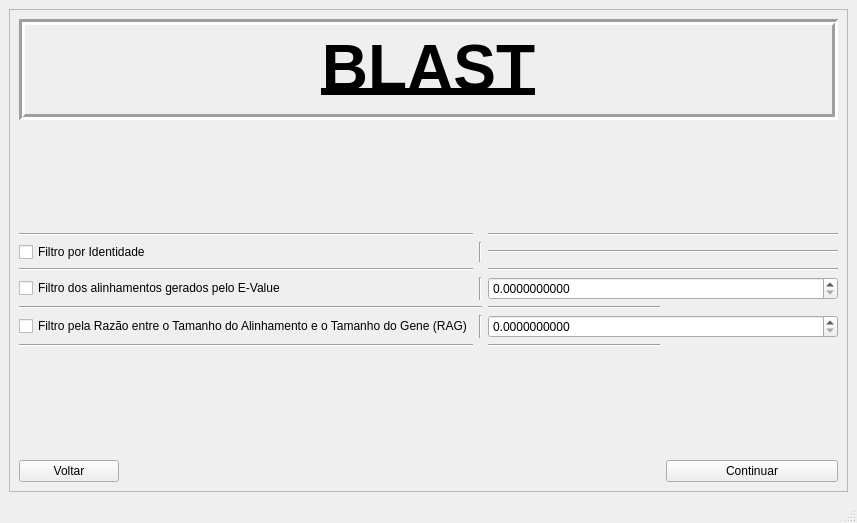
<?xml version="1.0" encoding="UTF-8"?>
<ui version="4.0">
 <class>Filtros</class>
 <widget class="QMainWindow" name="Filtros">
  <property name="geometry">
   <rect>
    <x>0</x>
    <y>0</y>
    <width>857</width>
    <height>523</height>
   </rect>
  </property>
  <property name="maximumSize">
   <size>
    <width>16777215</width>
    <height>16777215</height>
   </size>
  </property>
  <property name="windowTitle">
   <string>MainWindow</string>
  </property>
  <widget class="QWidget" name="centralwidget">
   <layout class="QGridLayout" name="gridLayout">
    <item row="0" column="0">
     <widget class="QScrollArea" name="scrollArea">
      <property name="font">
       <font>
        <stylestrategy>PreferDefault</stylestrategy>
       </font>
      </property>
      <property name="contextMenuPolicy">
       <enum>Qt::CustomContextMenu</enum>
      </property>
      <property name="acceptDrops">
       <bool>true</bool>
      </property>
      <property name="toolTip">
       <string>Digite o valor o E-Value ...</string>
      </property>
      <property name="statusTip">
       <string/>
      </property>
      <property name="whatsThis">
       <string/>
      </property>
      <property name="accessibleName">
       <string>Digite o valor o E-Value ...</string>
      </property>
      <property name="accessibleDescription">
       <string/>
      </property>
      <property name="autoFillBackground">
       <bool>false</bool>
      </property>
      <property name="widgetResizable">
       <bool>true</bool>
      </property>
      <widget class="QWidget" name="scrollAreaWidgetContents">
       <property name="geometry">
        <rect>
         <x>0</x>
         <y>0</y>
         <width>837</width>
         <height>481</height>
        </rect>
       </property>
       <layout class="QGridLayout" name="gridLayout_2">
        <item row="11" column="0">
         <widget class="QPushButton" name="pushButton_Voltar">
          <property name="maximumSize">
           <size>
            <width>100</width>
            <height>16777215</height>
           </size>
          </property>
          <property name="cursor">
           <cursorShape>PointingHandCursor</cursorShape>
          </property>
          <property name="text">
           <string>Voltar</string>
          </property>
         </widget>
        </item>
        <item row="5" column="1">
         <widget class="Line" name="line_2">
          <property name="orientation">
           <enum>Qt::Vertical</enum>
          </property>
         </widget>
        </item>
        <item row="8" column="0">
         <widget class="Line" name="line_8">
          <property name="orientation">
           <enum>Qt::Horizontal</enum>
          </property>
         </widget>
        </item>
        <item row="3" column="1">
         <widget class="Line" name="line">
          <property name="orientation">
           <enum>Qt::Vertical</enum>
          </property>
         </widget>
        </item>
        <item row="7" column="1">
         <widget class="Line" name="line_3">
          <property name="orientation">
           <enum>Qt::Vertical</enum>
          </property>
         </widget>
        </item>
        <item row="8" column="2">
         <widget class="Line" name="line_10">
          <property name="orientation">
           <enum>Qt::Horizontal</enum>
          </property>
         </widget>
        </item>
        <item row="2" column="0">
         <widget class="Line" name="line_7">
          <property name="orientation">
           <enum>Qt::Horizontal</enum>
          </property>
         </widget>
        </item>
        <item row="5" column="0">
         <widget class="QCheckBox" name="checkBox_EValue">
          <property name="text">
           <string>Filtro dos alinhamentos gerados pelo E-Value</string>
          </property>
         </widget>
        </item>
        <item row="6" column="0" colspan="2">
         <widget class="Line" name="line_5">
          <property name="orientation">
           <enum>Qt::Horizontal</enum>
          </property>
         </widget>
        </item>
        <item row="7" column="0">
         <widget class="QCheckBox" name="checkBox_RAG">
          <property name="text">
           <string>Filtro pela Razão entre o Tamanho do Alinhamento e o Tamanho do Gene (RAG)</string>
          </property>
         </widget>
        </item>
        <item row="6" column="2">
         <widget class="Line" name="line_11">
          <property name="orientation">
           <enum>Qt::Horizontal</enum>
          </property>
         </widget>
        </item>
        <item row="3" column="0">
         <widget class="QCheckBox" name="checkBox_Identidade">
          <property name="text">
           <string>Filtro por Identidade</string>
          </property>
         </widget>
        </item>
        <item row="0" column="0" colspan="4">
         <widget class="QLabel" name="logo">
          <property name="frameShape">
           <enum>QFrame::Box</enum>
          </property>
          <property name="frameShadow">
           <enum>QFrame::Sunken</enum>
          </property>
          <property name="lineWidth">
           <number>3</number>
          </property>
          <property name="text">
           <string>&lt;html&gt;&lt;head/&gt;&lt;body&gt;&lt;p&gt;&lt;span style=&quot; font-size:48pt; font-weight:600; text-decoration: underline;&quot;&gt;BLAST&lt;/span&gt;&lt;/p&gt;&lt;/body&gt;&lt;/html&gt;</string>
          </property>
          <property name="alignment">
           <set>Qt::AlignCenter</set>
          </property>
          <property name="wordWrap">
           <bool>false</bool>
          </property>
         </widget>
        </item>
        <item row="4" column="0">
         <widget class="Line" name="line_6">
          <property name="orientation">
           <enum>Qt::Horizontal</enum>
          </property>
         </widget>
        </item>
        <item row="10" column="0" colspan="4">
         <widget class="QLabel" name="label_EspacoBranco1">
          <property name="autoFillBackground">
           <bool>true</bool>
          </property>
          <property name="text">
           <string/>
          </property>
         </widget>
        </item>
        <item row="7" column="2" colspan="2">
         <widget class="QDoubleSpinBox" name="SpinBox_RAG">
          <property name="cursor">
           <cursorShape>IBeamCursor</cursorShape>
          </property>
          <property name="toolTip">
           <string>Digite o valor do Limiar ...</string>
          </property>
          <property name="decimals">
           <number>10</number>
          </property>
          <property name="maximum">
           <double>1.000000000000000</double>
          </property>
         </widget>
        </item>
        <item row="5" column="2" colspan="2">
         <widget class="QDoubleSpinBox" name="SpinBox_EValue">
          <property name="cursor">
           <cursorShape>IBeamCursor</cursorShape>
          </property>
          <property name="toolTip">
           <string>Digite o valor o E-Value ...</string>
          </property>
          <property name="wrapping">
           <bool>false</bool>
          </property>
          <property name="accelerated">
           <bool>false</bool>
          </property>
          <property name="keyboardTracking">
           <bool>true</bool>
          </property>
          <property name="showGroupSeparator" stdset="0">
           <bool>false</bool>
          </property>
          <property name="decimals">
           <number>10</number>
          </property>
          <property name="maximum">
           <double>1.000000000000000</double>
          </property>
         </widget>
        </item>
        <item row="3" column="2" colspan="2">
         <widget class="Line" name="line_4">
          <property name="orientation">
           <enum>Qt::Horizontal</enum>
          </property>
         </widget>
        </item>
        <item row="4" column="2" colspan="2">
         <widget class="Line" name="line_12">
          <property name="orientation">
           <enum>Qt::Horizontal</enum>
          </property>
         </widget>
        </item>
        <item row="2" column="2" colspan="2">
         <widget class="Line" name="line_9">
          <property name="orientation">
           <enum>Qt::Horizontal</enum>
          </property>
         </widget>
        </item>
        <item row="11" column="3">
         <widget class="QPushButton" name="pushButton_Continuar">
          <property name="maximumSize">
           <size>
            <width>16777215</width>
            <height>16777215</height>
           </size>
          </property>
          <property name="cursor">
           <cursorShape>PointingHandCursor</cursorShape>
          </property>
          <property name="text">
           <string>Continuar</string>
          </property>
         </widget>
        </item>
        <item row="1" column="0" colspan="4">
         <widget class="QLabel" name="label_EspacoBranco2">
          <property name="text">
           <string/>
          </property>
         </widget>
        </item>
       </layout>
      </widget>
     </widget>
    </item>
   </layout>
  </widget>
  <widget class="QStatusBar" name="statusbar"/>
 </widget>
 <resources/>
 <connections/>
</ui>
